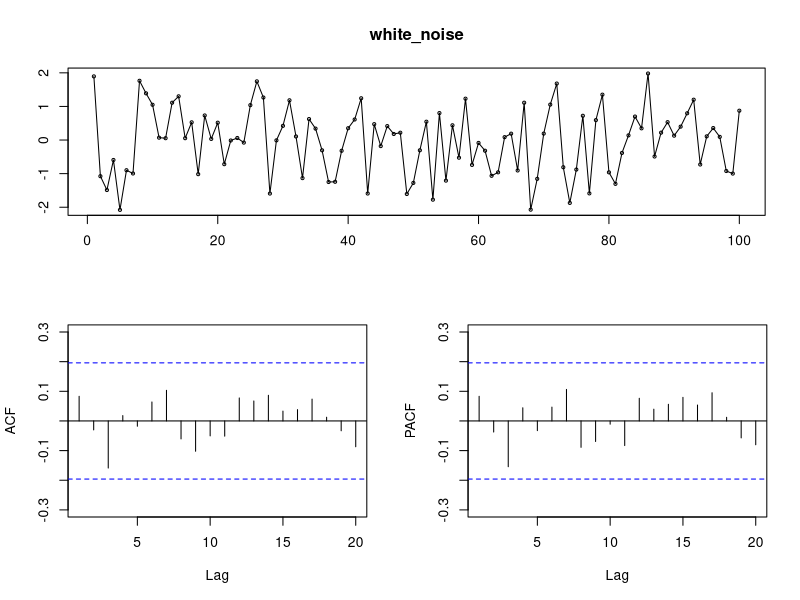
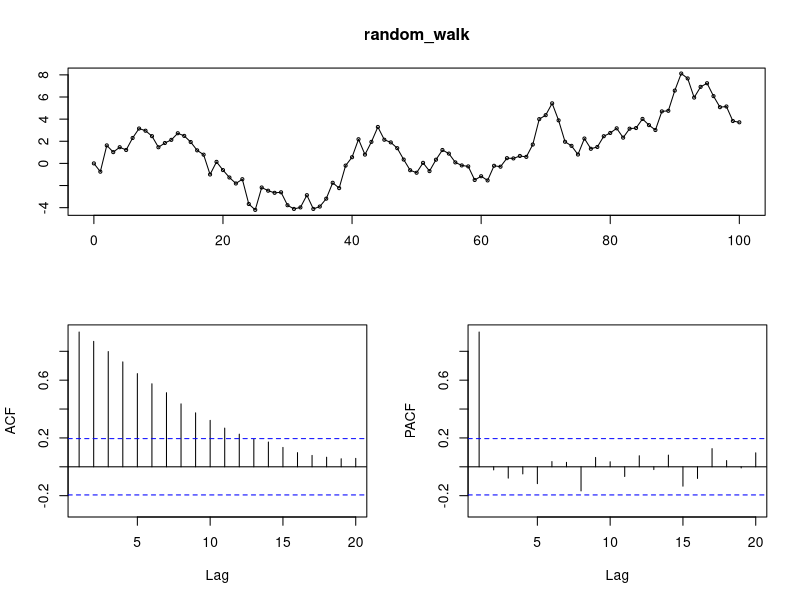
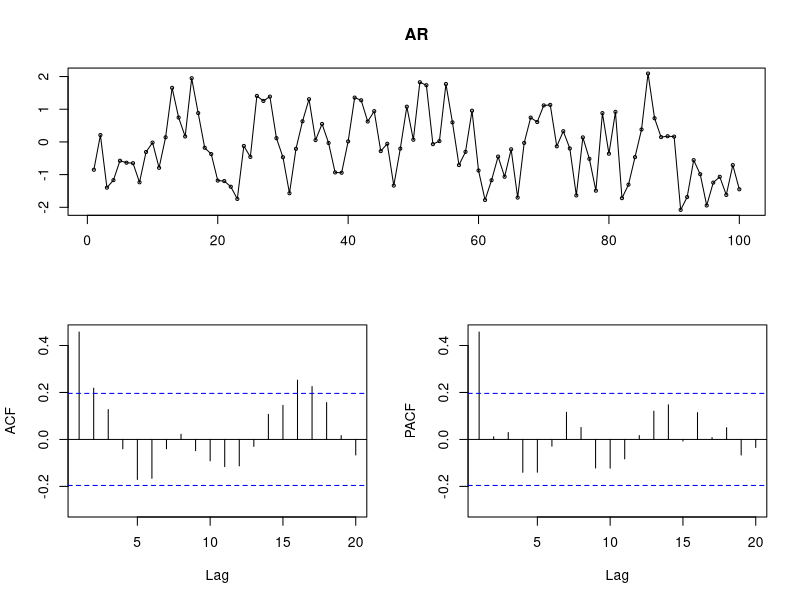
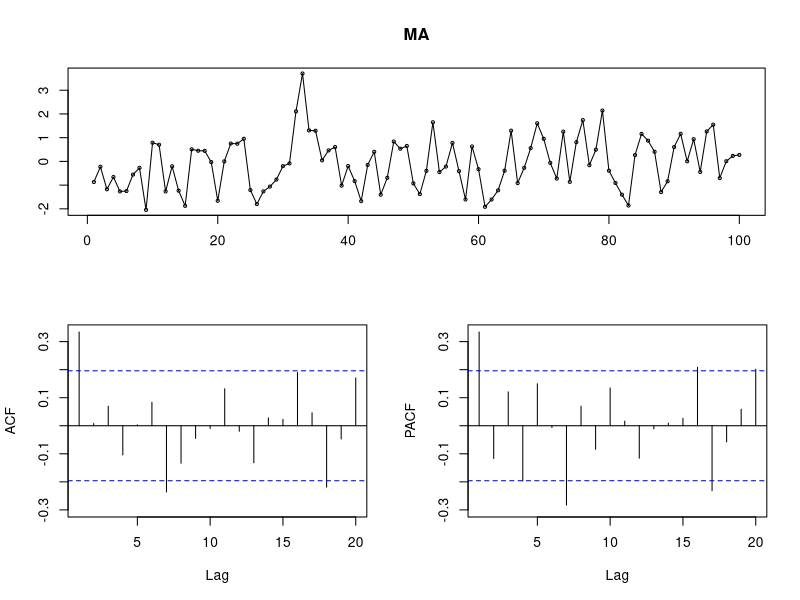
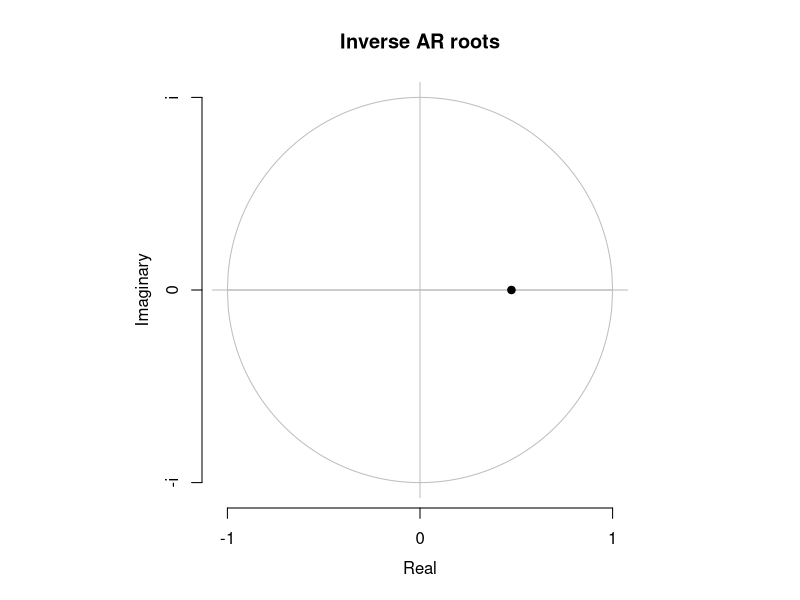
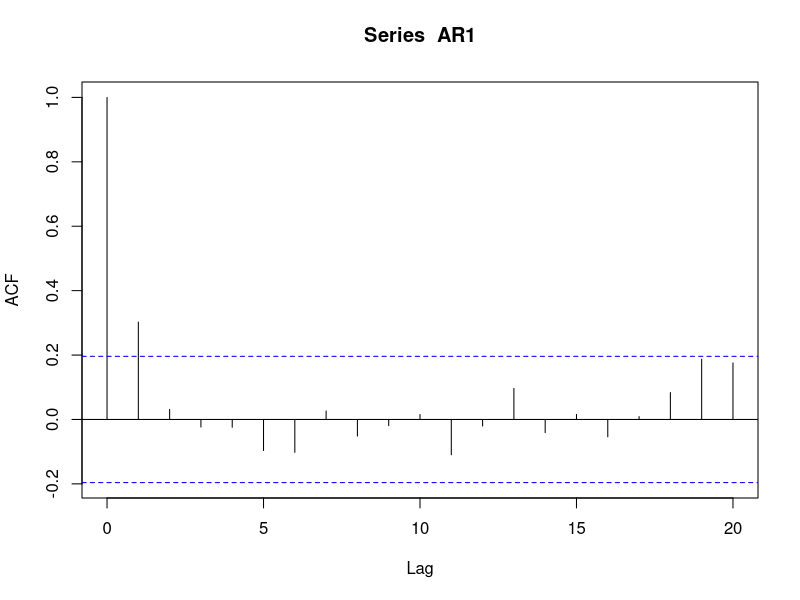
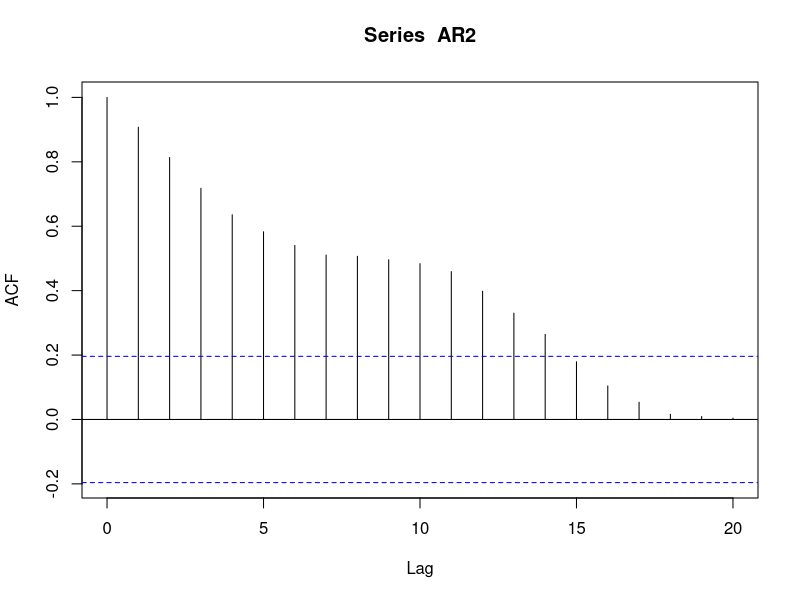
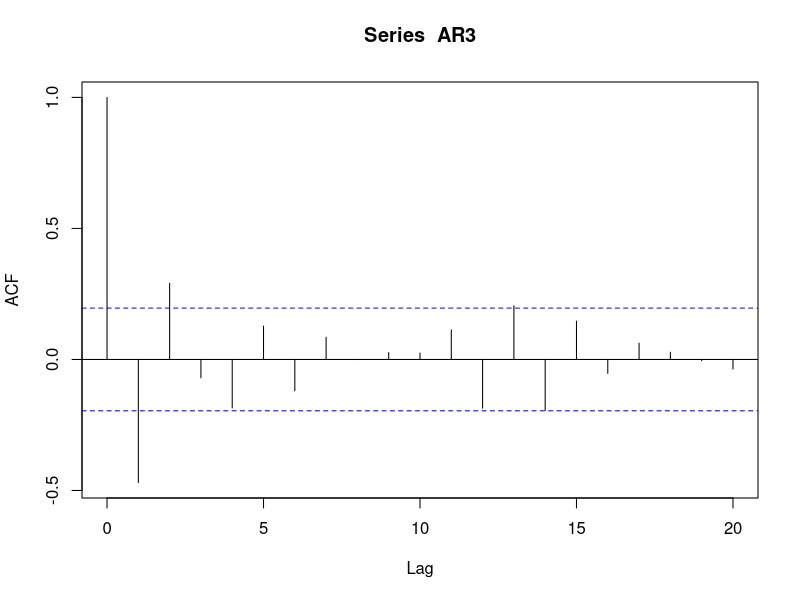

Source code (R) for these figures, in order:
library(forecast)
library(stats)
library(ggplot2)

# White Noice
white_noise <- arima.sim(model = list(order = c(0,0,0)), n=100)
tsdisplay(white_noise)

# Random Walk
random_walk <- arima.sim(model = list(order = c(0, 1, 0)), n = 100)
tsdisplay(random_walk)

# Auto Regression
#AR <- arima.sim(model = list(order = c(1, 0, 0)), n = 100)
# ar is in ]-1;1[
AR <- arima.sim(model = list(ar = 0.5), n = 100)
tsdisplay(AR)

# Meaning Average
#meaning_av <- arima.sim(model = list(order = c(0,0,1)), n=100)
MA <- arima.sim(model = list(ma = 0.5), n = 100)
tsdisplay( MA )

y <- auto.arima(AR)
summary(y)
plot(y)

# Extra investigation of AR type
AR1 <- arima.sim(model = list(ar = 0.5), n = 100)
AR2 <- arima.sim(model = list(ar = 0.9), n = 100)
AR3 <- arima.sim(model = list(ar = -0.5), n = 100)
AR4 <- arima.sim(model = list(ar = -0.9), n = 100)
acf(AR1)
acf(AR2)
acf(AR3)
acf(AR4)
